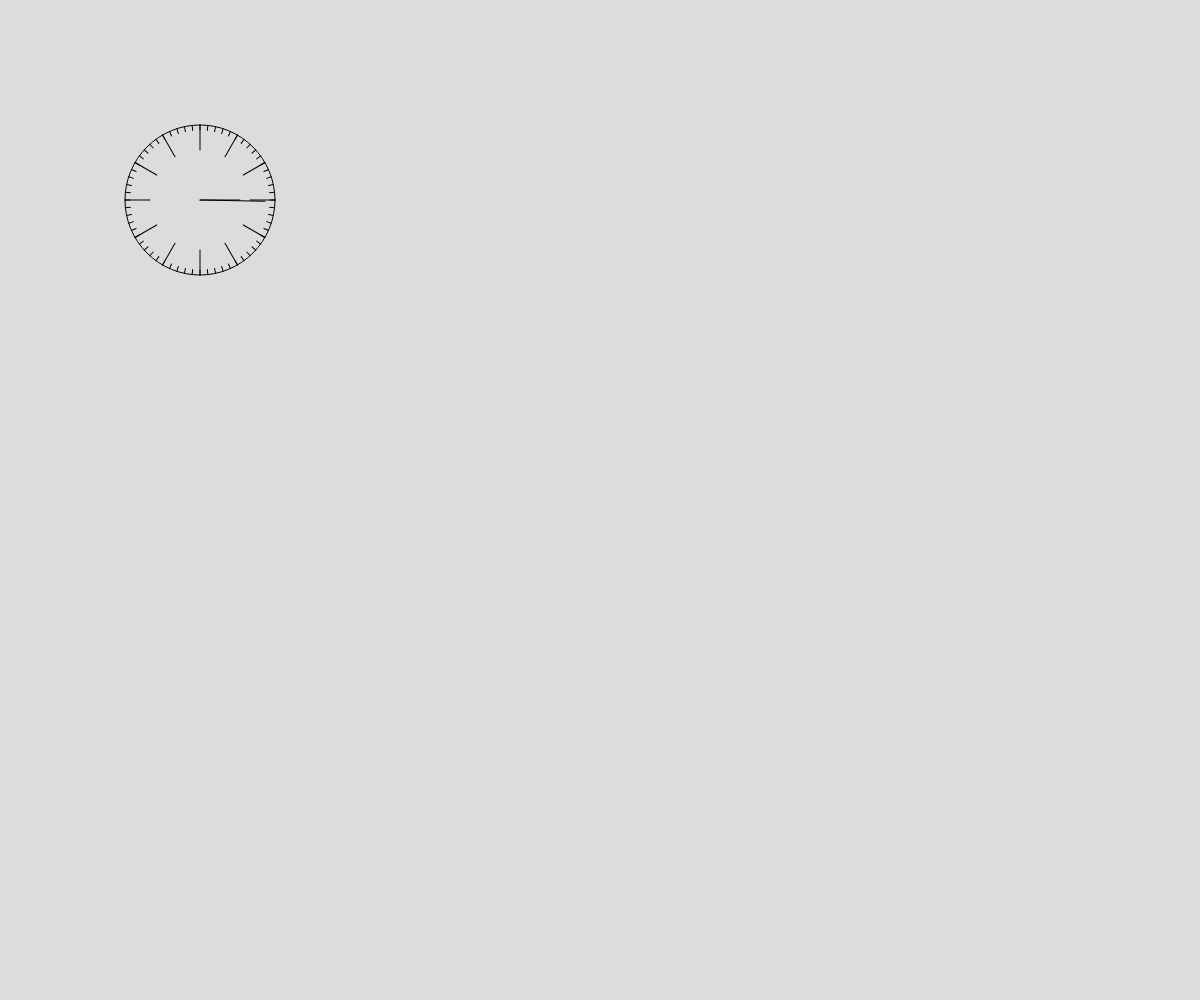
Frame 1 (no input)
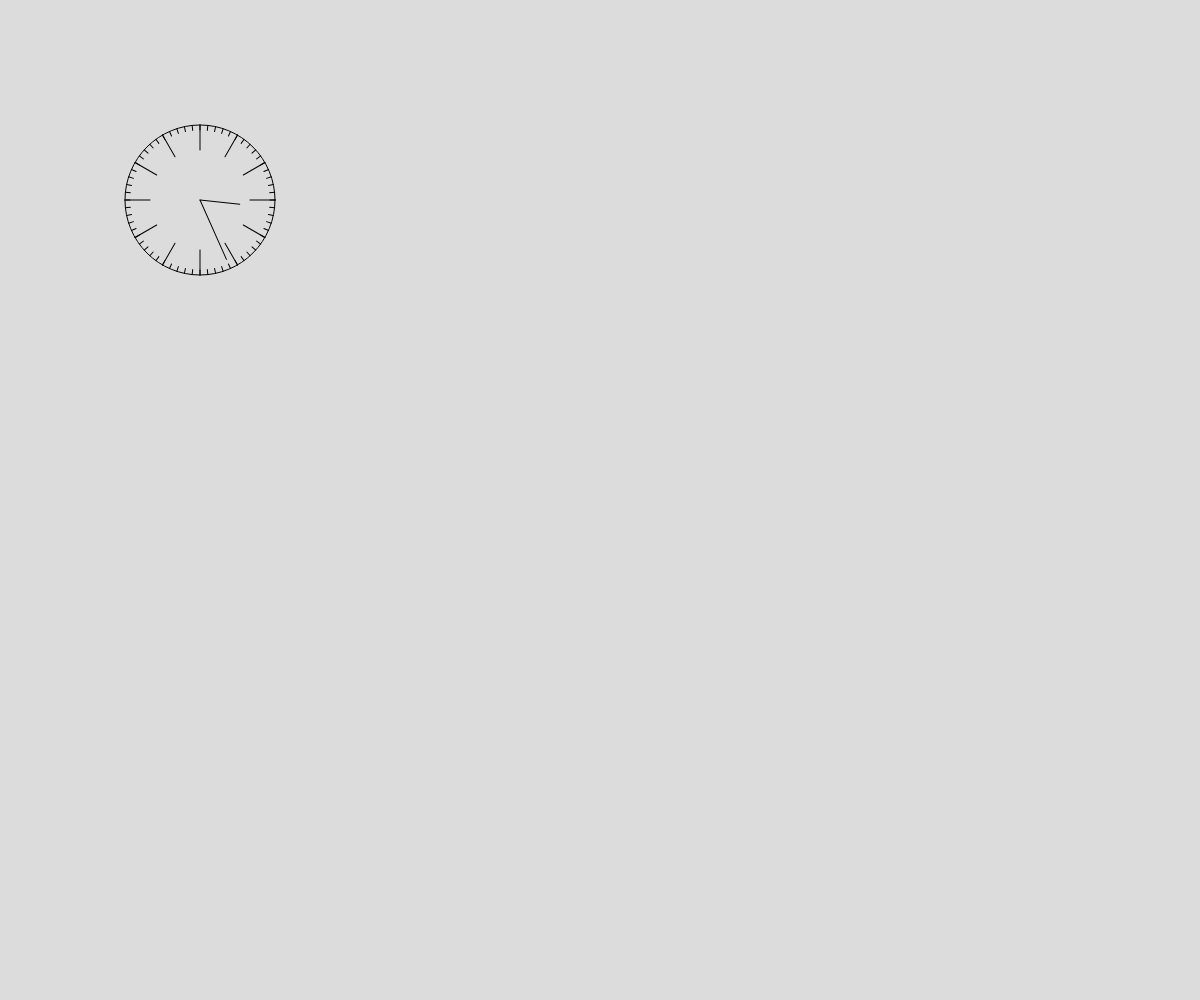
Frame 60 (no input)
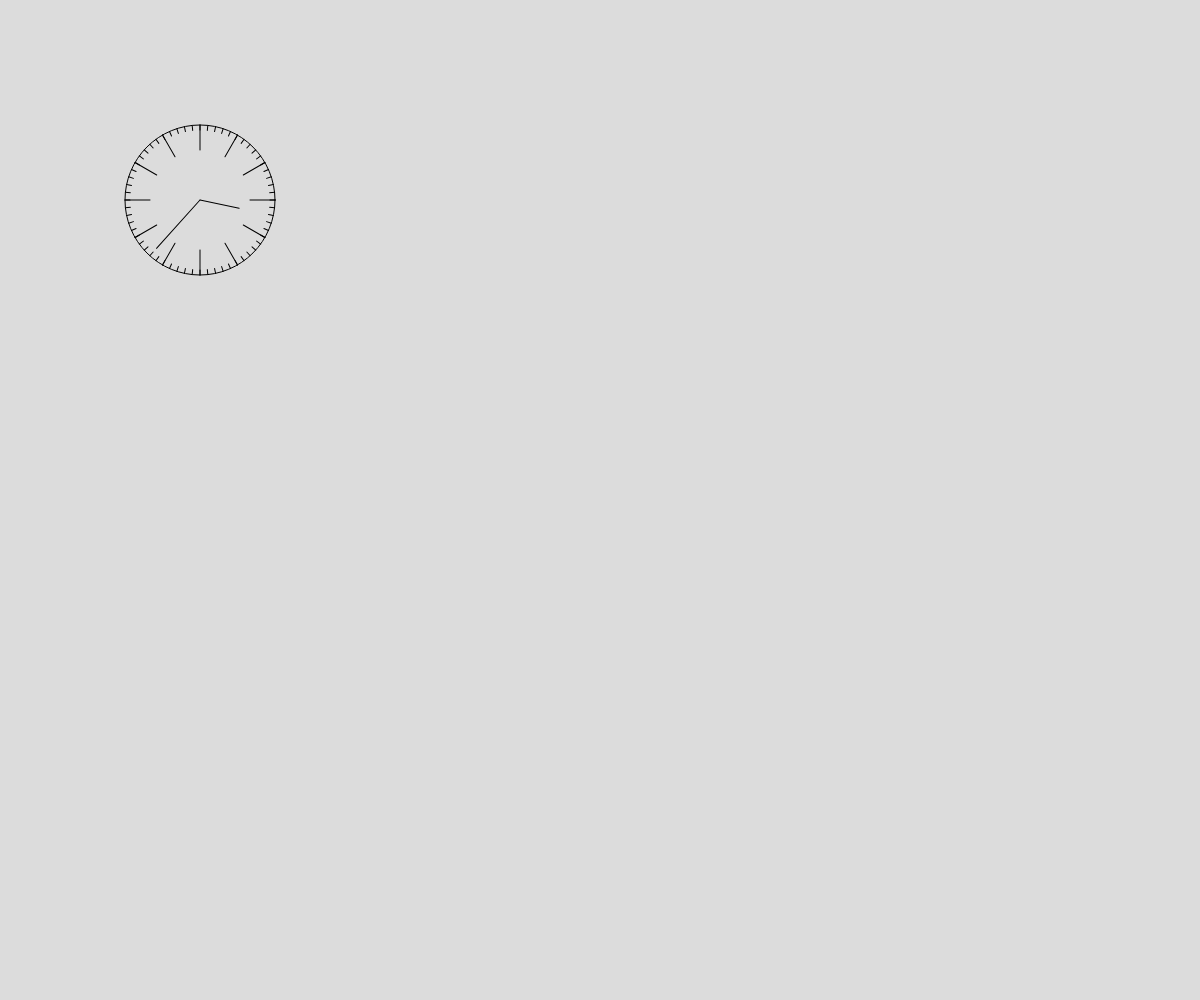
Frame 120 (the mouse pressed at the canvas centre since frame 60)

The p5.js sketch that drew these frames (run headless with seeded random() and noise() and a simulated clock; from frame 60 on, the mouse is pressed at the canvas centre):

// p5.js sketch
// ── sketch.js
// Project Title
// Your Name
// Date
//
// Extra for Experts:
// - describe what you did to take this project "above and beyond"


function setup() {
  createCanvas(windowWidth, windowHeight);
}

function draw() {
  background(220);
  angleMode(DEGREES);
  clock();
  
  
}

function clock() {
  noFill();
  push();
  translate(200,200);
  circle(0,0,150);
  //rotate(frameCount);
  let minArm = map(1,0,width,0,360);
  minArm = floor(minArm);
  for(let i = 0; i < 12; i++){
    line(50,0,75,0);
    rotate(360/12);
  }
  for(let i = 0; i < 60; i++){
    line(70,0,75,0);
    rotate(360/60);
  }
  rotate(frameCount/10);
  let HrArm = map(1,0,width,0,360);
  HrArm = floor(HrArm);
  for(let i = 0; i < 1; i++){
    line(0,0,40,0);
  }
  rotate(frameCount);
  let slowArm = map(1,0,width,0,360);
  slowArm = floor(slowArm);
  for(let i = 0; i < 1; i++){
    line(0,0,65,0);
  }
}
